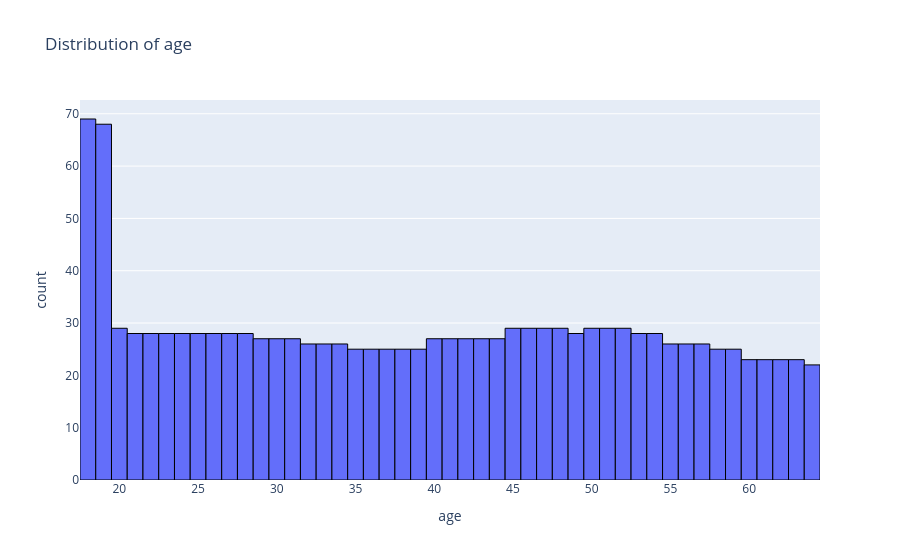
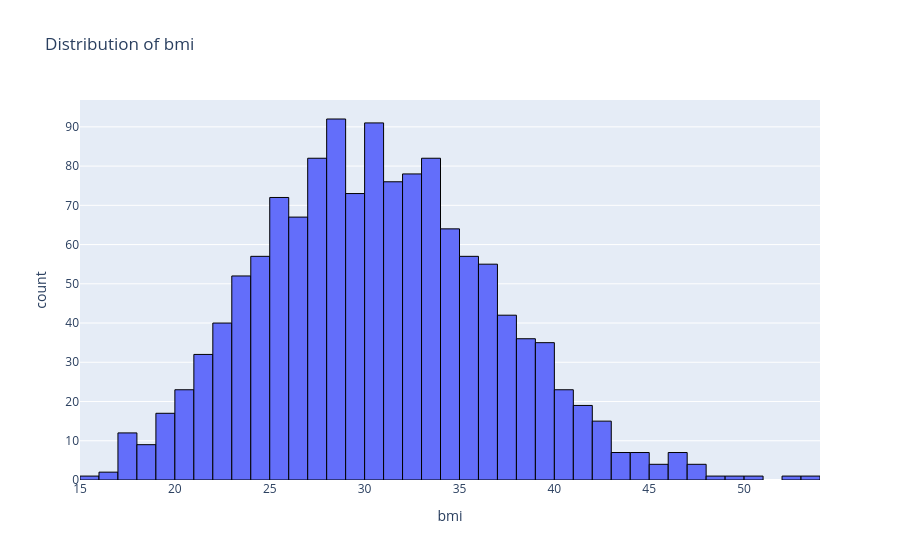
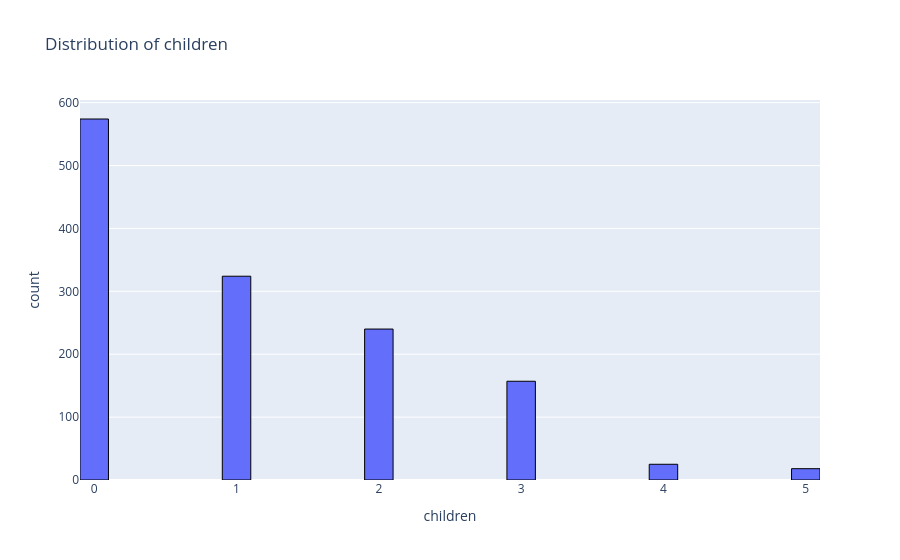

The code cell stored with these charts, in order, in its notebook:
### Code cell
for  col in outlier_detection:
    fig = px.histogram(df, x=col, nbins=50, title=f"Distribution of {col}")
    fig.update_traces(marker=dict(line = dict(color ="black", width = 1)))
    fig.show()

### Figure 1 — Plotly figure (JSON) as saved in the notebook; plotly's stock layout.template omitted (floating-point values rounded to 4 significant figures; data arrays with more than 128 entries replaced by an {"elided": "..."} marker saying what was removed)
{"data": [{"bingroup": "x", "hovertemplate": "age=%{x}<br>count=%{y}<extra></extra>", "legendgroup": "", "marker": {"color": "#636efa", "line": {"color": "black", "width": 1}, "pattern": {"shape": ""}}, "name": "", "nbinsx": 50, "orientation": "v", "showlegend": false, "type": "histogram", "x": {"elided": "1338 int values"}, "xaxis": "x", "yaxis": "y"}], "layout": {"barmode": "relative", "legend": {"tracegroupgap": 0}, "title": {"text": "Distribution of age"}, "xaxis": {"anchor": "y", "domain": [0, 1], "title": {"text": "age"}}, "yaxis": {"anchor": "x", "domain": [0, 1], "title": {"text": "count"}}}}

### Figure 2 — Plotly figure (JSON) as saved in the notebook; plotly's stock layout.template omitted (floating-point values rounded to 4 significant figures; data arrays with more than 128 entries replaced by an {"elided": "..."} marker saying what was removed)
{"data": [{"bingroup": "x", "hovertemplate": "bmi=%{x}<br>count=%{y}<extra></extra>", "legendgroup": "", "marker": {"color": "#636efa", "line": {"color": "black", "width": 1}, "pattern": {"shape": ""}}, "name": "", "nbinsx": 50, "orientation": "v", "showlegend": false, "type": "histogram", "x": {"elided": "1338 float values"}, "xaxis": "x", "yaxis": "y"}], "layout": {"barmode": "relative", "legend": {"tracegroupgap": 0}, "title": {"text": "Distribution of bmi"}, "xaxis": {"anchor": "y", "domain": [0, 1], "title": {"text": "bmi"}}, "yaxis": {"anchor": "x", "domain": [0, 1], "title": {"text": "count"}}}}

### Figure 3 — Plotly figure (JSON) as saved in the notebook; plotly's stock layout.template omitted (floating-point values rounded to 4 significant figures; data arrays with more than 128 entries replaced by an {"elided": "..."} marker saying what was removed)
{"data": [{"bingroup": "x", "hovertemplate": "children=%{x}<br>count=%{y}<extra></extra>", "legendgroup": "", "marker": {"color": "#636efa", "line": {"color": "black", "width": 1}, "pattern": {"shape": ""}}, "name": "", "nbinsx": 50, "orientation": "v", "showlegend": false, "type": "histogram", "x": {"elided": "1338 int values"}, "xaxis": "x", "yaxis": "y"}], "layout": {"barmode": "relative", "legend": {"tracegroupgap": 0}, "title": {"text": "Distribution of children"}, "xaxis": {"anchor": "y", "domain": [0, 1], "title": {"text": "children"}}, "yaxis": {"anchor": "x", "domain": [0, 1], "title": {"text": "count"}}}}
